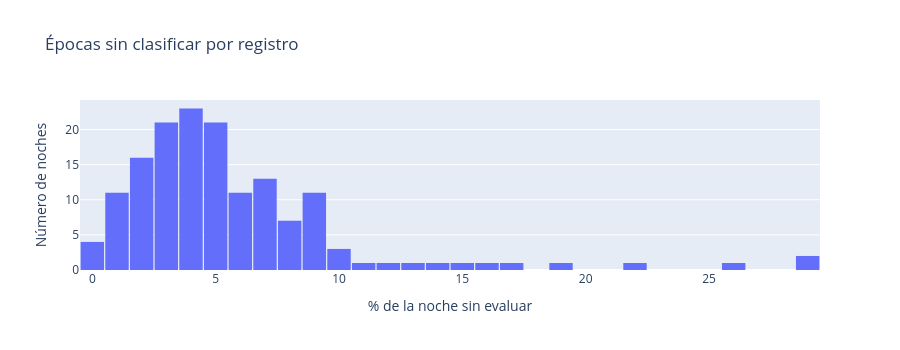

Write notebook code for a chart like this one.
### Markdown cell above
## 3.4 Épocas sin evaluar por noche

Se revisa qué proporción de cada registro quedó sin clasificar (`?`), lo que permite identificar noches
atípicas que podrían requerir revisión o exclusión en etapas posteriores.

### Code cell
horas_por_noche = dataset.pivot_table(index=["subject", "night"], columns="stage",
                                      values="duration_s", aggfunc="sum", fill_value=0) / 3600
pct_sin_evaluar = (horas_por_noche["?"] / horas_por_noche.sum(axis=1) * 100).rename("pct_sin_evaluar")

print(pct_sin_evaluar.describe().round(1).to_dict())
print("\nNoches con más del 20 % sin evaluar:")
print(pct_sin_evaluar[pct_sin_evaluar > 20].round(1).to_string())

px.histogram(pct_sin_evaluar.reset_index(), x="pct_sin_evaluar", nbins=30,
             title="Épocas sin clasificar por registro",
             labels={"pct_sin_evaluar": "% de la noche sin evaluar"}).update_layout(
    height=350, yaxis_title="Número de noches", bargap=0.05).show()

### Figure 1 — Plotly figure (JSON) as saved in the notebook; plotly's stock layout.template omitted (floating-point values rounded to 4 significant figures; data arrays with more than 128 entries replaced by an {"elided": "..."} marker saying what was removed)
{"data": [{"alignmentgroup": "True", "bingroup": "x", "hovertemplate": "% de la noche sin evaluar=%{x}<br>count=%{y}<extra></extra>", "legendgroup": "", "marker": {"color": "#636efa", "pattern": {"shape": ""}}, "name": "", "nbinsx": 30, "offsetgroup": "", "orientation": "v", "showlegend": false, "type": "histogram", "x": {"elided": "153 float values"}, "xaxis": "x", "yaxis": "y"}], "layout": {"bargap": 0.05, "barmode": "relative", "height": 350, "legend": {"tracegroupgap": 0}, "title": {"text": "Épocas sin clasificar por registro"}, "xaxis": {"anchor": "y", "domain": [0.0, 1.0], "title": {"text": "% de la noche sin evaluar"}}, "yaxis": {"anchor": "x", "domain": [0.0, 1.0], "title": {"text": "Número de noches"}}}}
